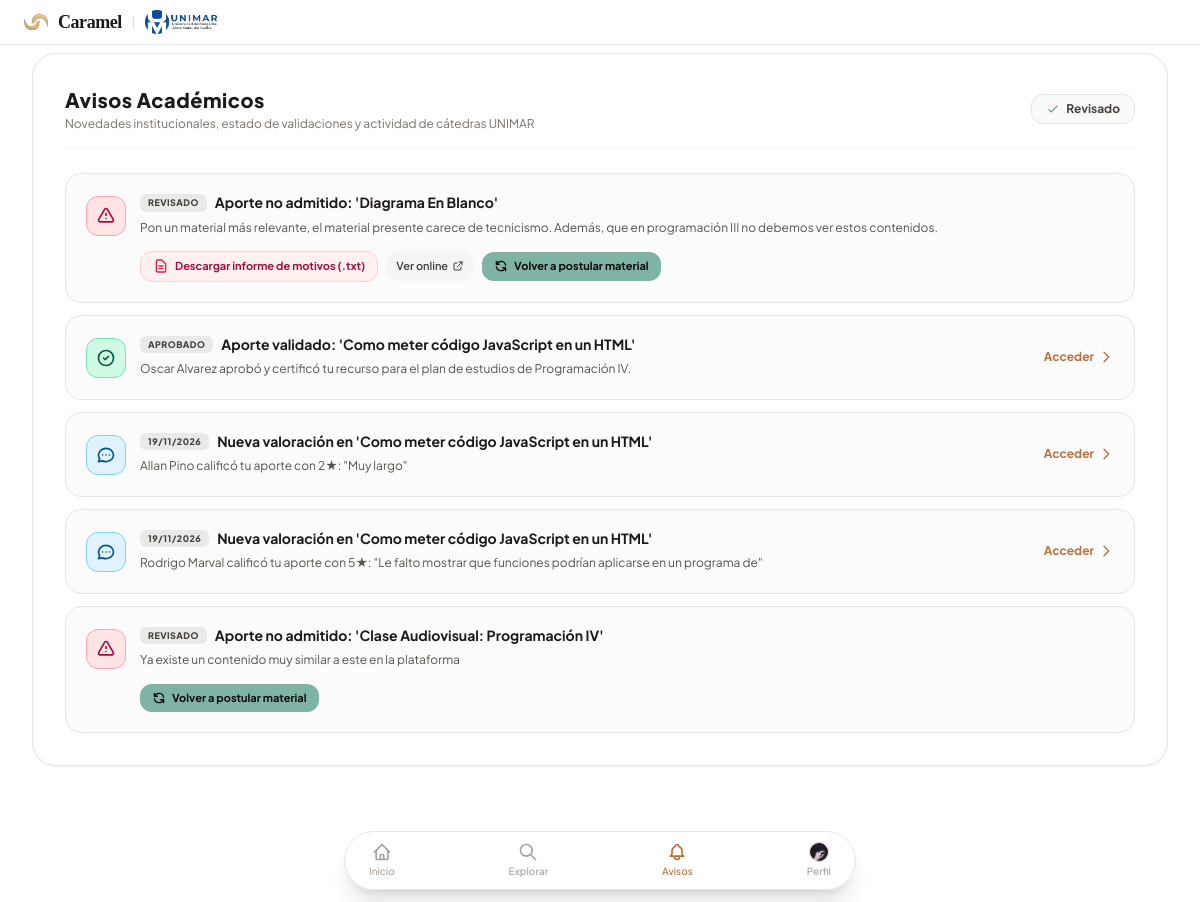
/notifications (signed in), run on the app's committed database.
### app/models.py (models this page shows, shortened)
class Document(Base):
    __tablename__ = "documents"
    id = Column(Integer, primary_key=True, index=True)
    title = Column(String(150), nullable=False, index=True)
    subtitle = Column(String(150), nullable=True)
    edition = Column(String(50), nullable=True)
    authors = Column(String(200), nullable=False)
    publisher = Column(String(100), nullable=True)
    cover_url = Column(String(300), nullable=False)
    header_banner_url = Column(String(300), nullable=True)
    carreras = Column(String(250), nullable=False)
    trimestres = Column(String(100), nullable=False)
    materias = Column(String(250), nullable=False)
    tags = Column(String(350), nullable=False)
    description = Column(Text, nullable=False)
    pages = Column(Integer, default=650)
    year = Column(Integer, default=2021)
    read_url = Column(String(300), default="#")
    rating_avg = Column(Float, default=0.0)
    ratings_count = Column(Integer, default=0)
    star_5_count = Column(Integer, default=0)
    star_4_count = Column(Integer, default=0)
    star_3_count = Column(Integer, default=0)
    star_2_count = Column(Integer, default=0)
    star_1_count = Column(Integer, default=0)
    status = Column(String(30), default="pendiente")
    rejection_reason = Column(Text, nullable=True)
    rejection_file_url = Column(String(350), nullable=True)
    material_type = Column(String(50), default="pdf")
    external_url = Column(String(350), nullable=True)
    uploaded_by_id = Column(Integer, ForeignKey("users.id"), nullable=True)
    verified_by_id = Column(Integer, ForeignKey("users.id"), nullable=True)
    uploaded_by = relationship("User", foreign_keys=[uploaded_by_id], lazy="joined")
    verified_by = relationship("User", foreign_keys=[verified_by_id], lazy="joined")
    reviews = relationship("Review", back_populates="document", cascade="all, delete-orphan", order_by="desc(Review.created_at)")
    curated_lists = relationship("CuratedList", secondary=curated_list_documents, back_populates="documents")
    interactions = relationship("UserInteraction", back_populates="document", cascade="all, delete-orphan")

class User(Base):
    __tablename__ = "users"
    id = Column(Integer, primary_key=True, index=True)
    username = Column(String(50), unique=True, index=True, nullable=False)
    email = Column(String(120), unique=True, index=True, nullable=False)
    password = Column(String(255), nullable=False)
    full_name = Column(String(150), nullable=False)
    carrera = Column(String(100), nullable=False, default="Ingeniería de Sistemas")
    trimestre = Column(Integer, nullable=False, default=3)
    avatar_url = Column(String(255), default=lambda: random.choice(DEFAULT_AVATARS))
    created_at = Column(DateTime, default=datetime.utcnow)
    id_rol = Column(Integer, ForeignKey("roles.id_rol"), nullable=True)
    rol_nombre = Column(String(50), default="Estudiante")
    puntos_reputacion = Column(Integer, default=0)
    titulo_honorifico = Column(String(50), default="Casi Ingeniero")
    showcase_ids = Column(String(255), default="")
    validado_por_ceo = Column(SmallInteger, default=1)
    banner_url = Column(String(300), default=DEFAULT_BANNER)
    banner_position = Column(String(50), default="50% 50%")
    catedra_asignada = Column(String(100), default="Todas las Cátedras del Eje")
    last_trimestre_change = Column(DateTime, nullable=True) # 1 = Validado por CEO, 0 = Pendiente de validación
    rol = relationship("Role", foreign_keys=[id_rol], lazy="joined")
    reviews = relationship("Review", back_populates="user", cascade="all, delete-orphan")
    interactions = relationship("UserInteraction", back_populates="user", cascade="all, delete-orphan")
    bookmarks = relationship("Bookmark", back_populates="user", cascade="all, delete-orphan")

### app/routes/feed.py (the view)
@router.get("/notifications", response_class=HTMLResponse)
def notifications_view(request: Request, db: Session = Depends(get_db)):
    current_user = get_current_user(request, db)
    if not current_user:
        return RedirectResponse(url="/login", status_code=status.HTTP_303_SEE_OTHER)
    user_notifications = get_contextual_notifications(current_user, db)
    return templates.TemplateResponse(
        request=request,
        name="notifications.html",
        context={
            "current_user": current_user,
            "active_nav": "notifications",
            "notifications": user_notifications,
        }
    )

### app/templates/notifications.html (shortened to what this page needs)
{% extends "base.html" %}
{% block content %}
<div class="w-full max-w-7xl mx-auto py-2 pb-10" x-data="{
  filter: 'todos',
  init() {
    if (typeof clearAvisosBadge === 'function') {
      clearAvisosBadge();
    }
  }
}">
  <div class="bg-white border border-stone-200 rounded-3xl p-6 sm:p-8 shadow-sm space-y-6">
    <div class="flex flex-col sm:flex-row sm:items-center sm:justify-between gap-4 pb-4 border-b border-stone-100">
      <div>
        <h1 class="text-xl font-black text-stone-900 tracking-wide">Avisos Académicos</h1>
        <p class="text-xs text-stone-500 mt-0.5">Novedades institucionales, estado de validaciones y actividad de cátedras UNIMAR</p>
      </div>
      {% if notifications %}
      <div class="flex items-center space-x-2 self-start sm:self-auto">
        <button type="button"
                @click="clearAvisosBadge()"
                class="px-3.5 py-1.5 rounded-xl bg-stone-50 hover:bg-stone-100 text-stone-700 border border-stone-200 text-xs font-bold transition flex items-center space-x-1.5 cursor-pointer shadow-2xs">
          <svg class="w-3.5 h-3.5 text-amber-600" fill="none" stroke="currentColor" viewBox="0 0 24 24">
            <path stroke-linecap="round" stroke-linejoin="round" stroke-width="2.2" d="M5 13l4 4L19 7"></path>
          </svg>
          <span>Revisado</span>
        </button>
      </div>
      {% endif %}
    </div>
    {% if notifications %}
    <div class="space-y-3">
      {% for notif in notifications %}
      <div class="p-4 sm:p-5 rounded-2xl bg-stone-50/70 hover:bg-amber-50/30 border border-stone-200 hover:border-amber-400 transition-all duration-200 group shadow-2xs hover:shadow-xs">
        <div class="flex items-start justify-between gap-4">
          <div class="flex items-start space-x-3.5 min-w-0 flex-1">
            <div class="w-10 h-10 rounded-xl {{ notif.badge_class }} flex items-center justify-center shrink-0 shadow-2xs mt-0.5">
              {% if notif.type == 'playlist' %}
              <svg class="w-5 h-5 fill-none stroke-current" viewBox="0 0 24 24"><path stroke-linecap="round" stroke-linejoin="round" stroke-width="2" d="M19 11H5m14 0a2 2 0 012 2v6a2 2 0 01-2 2H5a2 2 0 01-2-2v-6a2 2 0 012-2m14 0V9a2 2 0 00-2-2M5 11V9a2 2 0 012-2m0 0V5a2 2 0 012-2h6a2 2 0 012 2v2M7 7h10"/></svg>
              {% elif notif.type == 'docente' %}
                {% if notif.badge_class and 'rose' in notif.badge_class %}
                <svg class="w-5 h-5 fill-none stroke-current" viewBox="0 0 24 24"><path stroke-linecap="round" stroke-linejoin="round" stroke-width="2" d="M12 9v2m0 4h.01m-6.938 4h13.856c1.54 0 2.502-1.667 1.732-3L13.732 4c-.77-1.333-2.694-1.333-3.464 0L3.34 16c-.77 1.333.192 3 1.732 3z"/></svg>
                {% else %}
                <svg class="w-5 h-5 fill-none stroke-current" viewBox="0 0 24 24"><path stroke-linecap="round" stroke-linejoin="round" stroke-width="2" d="M9 12l2 2 4-4m6 2a9 9 0 11-18 0 9 9 0 0118 0z"/></svg>
                {% endif %}
              {% else %}
              <svg class="w-5 h-5 fill-none stroke-current" viewBox="0 0 24 24"><path stroke-linecap="round" stroke-linejoin="round" stroke-width="2" d="M8 12h.01M12 12h.01M16 12h.01M21 12c0 4.418-4.03 8-9 8a9.863 9.863 0 01-4.255-.949L3 20l1.395-3.72C3.512 15.042 3 13.574 3 12c0-4.418 4.03-8 9-8s9 3.582 9 8z"/></svg>
              {% endif %}
            </div>
            <div class="space-y-1.5 flex-1 min-w-0">
              <div class="flex items-center space-x-2">
                <span class="text-[9px] font-black uppercase px-2 py-0.5 rounded-md bg-stone-200/80 text-stone-700 tracking-wider">
                  {{ notif.time }}
                </span>
                {% if notif.subtype == 'rechazo' %}
                <span class="text-sm font-bold text-stone-900 leading-tight">
                  {{ notif.title }}
                </span>
                {% else %}
                <a href="{{ notif.link }}" class="text-sm font-bold text-stone-900 group-hover:text-caramel-700 transition-colors leading-tight">
                  {{ notif.title }}
                </a>
                {% endif %}
              </div>
              <p class="text-xs text-stone-600 leading-relaxed font-normal">
                {{ notif.description }}
              </p>
              {% if notif.subtype == 'rechazo' or notif.can_repost or notif.has_txt %}
              <div class="pt-2 flex flex-wrap items-center gap-2">
                {% if notif.has_txt and notif.txt_url %}
                <a href="{{ notif.txt_url }}" target="_blank" download class="inline-flex items-center space-x-1.5 px-3 py-1.5 rounded-xl bg-rose-50 hover:bg-rose-100 border border-rose-200 text-rose-800 text-[11px] font-bold shadow-2xs transition active:scale-95 cursor-pointer">
                  <svg class="w-4 h-4 text-rose-600" fill="none" stroke="currentColor" viewBox="0 0 24 24">
                    <path stroke-linecap="round" stroke-linejoin="round" stroke-width="2" d="M9 12h6m-6 4h6m2 5H7a2 2 0 01-2-2V5a2 2 0 012-2h5.586a1 1 0 01.707.293l5.414 5.414a1 1 0 01.293.707V19a2 2 0 01-2 2z"></path>
                  </svg>
                  <span>Descargar informe de motivos (.txt)</span>
                </a>
                <a href="{{ notif.txt_url }}" target="_blank" class="inline-flex items-center space-x-1 px-2.5 py-1.5 rounded-xl bg-stone-100 hover:bg-stone-200 text-stone-700 text-[11px] font-semibold transition cursor-pointer">
                  <span>Ver online</span>
                  <svg class="w-3 h-3" fill="none" stroke="currentColor" viewBox="0 0 24 24"><path stroke-linecap="round" stroke-linejoin="round" stroke-width="2" d="M10 6H6a2 2 0 00-2 2v10a2 2 0 002 2h10a2 2 0 002-2v-4M14 4h6m0 0v6m0-6L10 14"/></svg>
                </a>
                {% endif %}
                <a href="{{ notif.repost_url or '/upload-material' }}" class="inline-flex items-center space-x-1.5 px-3 py-1.5 rounded-xl bg-amber-500 hover:bg-amber-600 active:scale-95 text-stone-950 text-[11px] font-bold shadow-2xs transition cursor-pointer">
                  <svg class="w-3.5 h-3.5 text-stone-950" fill="none" stroke="currentColor" viewBox="0 0 24 24">
                    <path stroke-linecap="round" stroke-linejoin="round" stroke-width="2.2" d="M4 4v5h.582m15.356 2A8.001 8.001 0 004.582 9m0 0H9m11 11v-5h-.581m0 0a8.003 8.003 0 01-15.357-2m15.357 2H15"></path>
                  </svg>
                  <span>Volver a postular material</span>
                </a>
              </div>
              {% endif %}
            </div>
          </div>
          {% if notif.subtype != 'rechazo' %}
          <div class="shrink-0 self-center hidden sm:flex items-center space-x-1 text-xs font-bold text-caramel-600 group-hover:text-caramel-700 transition">
            <a href="{{ notif.link }}" class="flex items-center space-x-1 hover:underline">
              <span>Acceder</span>
              <svg class="w-4 h-4 transition-transform group-hover:translate-x-1" fill="none" stroke="currentColor" viewBox="0 0 24 24">
                <path stroke-linecap="round" stroke-linejoin="round" stroke-width="2" d="M9 5l7 7-7 7"></path>
              </svg>
            </a>
          </div>
          {% endif %}
        </div>
      </div>
      {% endfor %}
    </div>
    {% endif %}
  </div>
</div>
{% endblock %}

### app/templates/base.html (shortened to what this page needs)
<!DOCTYPE html>
<html lang="es" class="h-full">
<head>
  <script src="https://cdn.tailwindcss.com"></script>
  <link rel="stylesheet" href="/static/css/caramel.css">
</head>
<body class="h-full bg-white text-stone-900 antialiased selection:bg-caramel-500 selection:text-white"
      x-data="{
        mobileMenuOpen: false,
        ceoClicks: 0,
        ceoTimer: null,
        ceoToast: '',
        unreadAvisos: false,
        init() {
          const serverCount = {{ current_user.notifications_count if current_user and current_user.notifications_count else 0 }};
          {% if active_nav == 'notifications' %}
          localStorage.setItem('caramel_seen_notif_count', serverCount.toString());
          this.unreadAvisos = false;
          {% else %}
          const seenCount = parseInt(localStorage.getItem('caramel_seen_notif_count') || '-1', 10);
          this.unreadAvisos = (serverCount > 0 && serverCount > seenCount);
          {% endif %}
        },
        clearAvisosBadge() {
          const serverCount = {{ current_user.notifications_count if current_user and current_user.notifications_count else 0 }};
          localStorage.setItem('caramel_seen_notif_count', serverCount.toString());
          this.unreadAvisos = false;
        }
      }">
  {% if current_user %}
  <div class="flex items-center justify-between px-3 sm:px-6 py-2 bg-white border-b border-stone-200 text-xs text-stone-600 shadow-2xs">
    <div class="flex items-center space-x-2 sm:space-x-2.5 select-none {% if current_user.is_ceo %}cursor-pointer group{% endif %}"
         title="Caramel"
         >
      <img src="/static/img/caramel_logo.png" class="w-5 h-5 sm:w-6 sm:h-6 object-contain {% if current_user.is_ceo %}group-hover:scale-110 transition-transform{% endif %}" alt="Caramel">
      <span class="font-serif font-bold text-base sm:text-lg text-stone-900 {% if current_user.is_ceo %}group-hover:text-caramel-600 transition{% endif %} tracking-tight">Caramel</span>
      <span class="text-stone-300 font-light">|</span>
      <img src="/static/img/UNIVERSIDADDEMARGARITA.png" class="h-5 sm:h-6 w-auto object-contain max-h-7" alt="Universidad de Margarita">
    </div>
  </div>
  {% endif %}
  <div class="app-frame-container {% if active_nav == 'profile' or is_profile_view or profile_user is defined %}app-frame-container--profile{% endif %} flex flex-col justify-between bg-white">
    <main class="flex-1 pb-24 px-3 sm:px-6 lg:px-8 overflow-y-auto bg-white">
      {% block content %}{% endblock %}
    </main>
    {% if current_user %}
    <nav class="fixed bottom-3 left-1/2 -translate-x-1/2 w-[92%] max-w-[420px] md:max-w-lg z-50">
      <div class="glass-panel rounded-full py-2.5 px-6 shadow-xl flex items-center justify-between border border-stone-200">
        <a href="/" class="flex flex-col items-center group transition {% if active_nav == 'feed' %}text-caramel-600 font-bold{% else %}text-stone-400 hover:text-caramel-600{% endif %}">
          <span class="text-[10px] mt-0.5 font-medium">Inicio</span>
        </a>
        <a href="/explore" class="flex flex-col items-center group transition {% if active_nav == 'explore' %}text-caramel-600 font-bold{% else %}text-stone-400 hover:text-caramel-600{% endif %}">
          <svg class="w-5 h-5 transition-transform group-hover:scale-110" fill="none" stroke="currentColor" viewBox="0 0 24 24">
            <path stroke-linecap="round" stroke-linejoin="round" stroke-width="2" d="M21 21l-6-6m2-5a7 7 0 11-14 0 7 7 0 0114 0z"></path>
          </svg>
          <span class="text-[10px] mt-0.5 font-medium">Explorar</span>
        </a>
        <a href="/notifications"
           @click="clearAvisosBadge()"
           class="flex flex-col items-center group transition relative {% if active_nav == 'notifications' %}text-caramel-600 font-bold{% else %}text-stone-400 hover:text-caramel-600{% endif %}">
          <span class="text-[10px] mt-0.5 font-medium">Avisos</span>
        </a>
        <a href="/profile" class="flex flex-col items-center group transition {% if active_nav == 'profile' %}text-caramel-600 font-bold{% else %}text-stone-400 hover:text-caramel-600{% endif %}">
          <img src="{{ current_user.avatar_url }}" class="w-5 h-5 rounded-full object-cover border border-caramel-400/50 group-hover:scale-110 transition" alt="Perfil">
          <span class="text-[10px] mt-0.5 font-medium">Perfil</span>
        </a>
      </div>
    </nav>
    {% endif %}
  </div>
</body>
</html>

### data on the page
Document: time "REVISADO", title "Aporte no admitido: 'Diagrama En Blanco'", description "Pon un material más relevante, el material presente carece de tecnicismo. Además, que en programación III no debemos ver estos contenidos."
Document: time "REVISADO", title "Aporte no admitido: 'Clase Audiovisual: Programación IV'", description "Ya existe un contenido muy similar a este en la plataforma"
User: avatar_url (picture)

### other printed values
{{ notif.time }} "APROBADO" "19/11/2026" "19/11/2026"
{{ notif.title }} "Aporte validado: 'Como meter código JavaScript en un HTML'" "Nueva valoración en 'Como meter código JavaScript en un HTML'" "Nueva valoración en 'Como meter código JavaScript en un HTML'"
{{ notif.description }} "Oscar Alvarez aprobó y certificó tu recurso para el plan de estudios de Programación IV." "Allan Pino calificó tu aporte con 2★: \"Muy largo\"" "Rodrigo Marval calificó tu aporte con 5★: \"Le falto mostrar que funciones podrían aplicarse en un programa de\""
